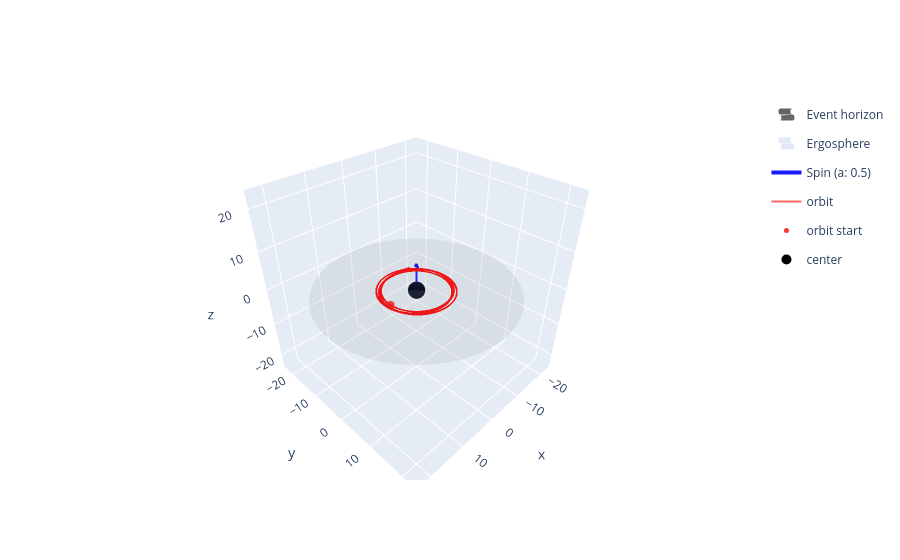

The cell this chart's notebook holds for it:
### Code cell
from relatipy.visualization._3D.plot_black_hole import PlotKerr

plot = PlotKerr(kerr)
plot.add_path(paths["Radau"], label="orbit")
plot.plot().show()

# save plotly
# plot.plot().write_html("../figures/002-integradores_de_orbitas/orbit_500_periods.html")

### Figure 1 — Plotly figure (JSON) as saved in the notebook; plotly's stock layout.template omitted (floating-point values rounded to 4 significant figures; data arrays with more than 128 entries replaced by an {"elided": "..."} marker saying what was removed)
{"data": [{"colorscale": [[0, "black"], [1, "black"]], "name": "Event horizon", "opacity": 0.6, "showlegend": true, "showscale": false, "type": "surface", "x": {"elided": "60x60 float values"}, "y": {"elided": "60x60 float values"}, "z": {"elided": "60x60 float values"}}, {"colorscale": [[0, "royalblue"], [1, "royalblue"]], "name": "Ergosphere", "opacity": 0.15, "showlegend": true, "showscale": false, "type": "surface", "x": {"elided": "60x60 float values"}, "y": {"elided": "60x60 float values"}, "z": {"elided": "60x60 float values"}}, {"legendgroup": "Spin (a: 0.5)", "line": {"color": "blue", "width": 4}, "mode": "lines", "name": "Spin (a: 0.5)", "opacity": 0.9, "showlegend": true, "type": "scatter3d", "x": [0, 0], "y": [0, 0], "z": [2, 7]}, {"legendgroup": "Spin (a: 0.5)", "line": {"color": "blue", "width": 4}, "mode": "lines", "opacity": 0.9, "showlegend": false, "type": "scatter3d", "x": [0, 0], "y": [0, 0.6], "z": [7, 6]}, {"legendgroup": "Spin (a: 0.5)", "line": {"color": "blue", "width": 4}, "mode": "lines", "opacity": 0.9, "showlegend": false, "type": "scatter3d", "x": [0, 0], "y": [0, -0.6], "z": [7, 6]}, {"line": {"color": "red", "width": 2}, "mode": "lines", "name": "orbit", "opacity": 0.6, "type": "scatter3d", "x": {"elided": "10000 float values"}, "y": {"elided": "10000 float values"}, "z": {"elided": "10000 float values"}}, {"marker": {"color": "red", "opacity": 0.8, "size": 5}, "mode": "markers", "name": "orbit start", "type": "scatter3d", "x": [8.0], "y": [-7.145e-15], "z": [4.889e-16]}, {"anchor": "tail", "colorscale": [[0, "red"], [1, "red"]], "name": "orbit end", "opacity": 0.8, "showscale": false, "sizemode": "absolute", "sizeref": 1.667, "type": "cone", "u": [0.2615], "v": [-0.183], "w": [3.277e-19], "x": [-5.127], "y": [-7.593], "z": [5.602e-16]}, {"colorscale": [[0, "gray"], [1, "gray"]], "opacity": 0.08, "showscale": false, "type": "surface", "x": {"elided": "50x50 float values"}, "y": {"elided": "50x50 float values"}, "z": {"elided": "50x50 float values"}}, {"marker": {"color": "black", "opacity": 1, "size": 10}, "mode": "markers", "name": "center", "type": "scatter3d", "x": [0], "y": [0], "z": [0]}], "layout": {"scene": {"aspectmode": "cube", "xaxis": {"range": [-24, 24]}, "yaxis": {"range": [-24, 24]}, "zaxis": {"range": [-24, 24]}}}}
